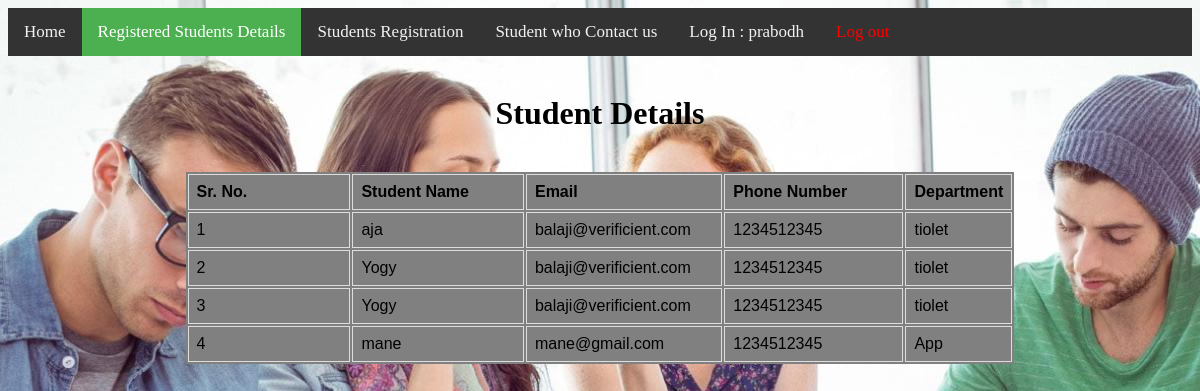
The page /display/empData/ (signed in) on the database as committed earlier.
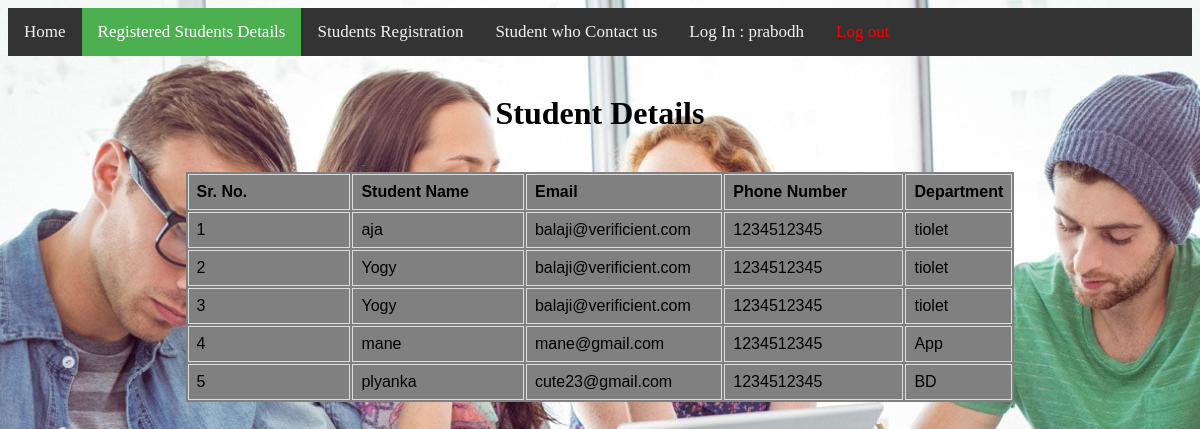
The same page on the database as committed later.
### vimeet/models.py (models this page shows)
class EmpData(models.Model):  # database name is EmpData,for storing Employee details
    Emp_name = models.CharField(max_length=100)
    Emp_email = models.EmailField(max_length=50)
    Emp_phonNO = models.IntegerField(default=00)
    Emp_dept = models.CharField(max_length=25, default="NA")

### vimeet/views.py (the view)
# urls.py: path('empData/',views.DisplayEmpData.as_view(),name="empData"),
class DisplayEmpData(LoginRequiredMixin, View):
    login_url = "StaffLogin"
    @method_decorator(login_required)
    def get(self, request, *args, **kwargs):  # for displaying employee detail from database get request
        all_Emp_data = EmpData.objects.all()
        SerNo = len(all_Emp_data)
        return render(request, "vimeet/EmployeesData.html", {'Emp_savedData': all_Emp_data, 'serno': SerNo})

### vimeet/views.py (called while the page is built)
    @method_decorator(login_required)
    def dispatch(self, *args, **kwargs):
        return super(LoginRequiredMixin, self).dispatch(*args, **kwargs)

### vimeet/template/vimeet/EmployeesData.html (shortened to what this page needs)
{% load static %}
<!DOCTYPE html>
<html>
<head>
   <link rel="stylesheet" type="text/css" href="{%static 'response_style.css' %} " >
</head>
  <body>
    <div class="topnav">
        <a href="{%url 'home_page' %}" >Home</a>
        <a class="active" href="{%url 'empData' %}" >Registered Students Details </a>
			<a  href="{%url 'EmpReg' %}" >Students Registration </a>
        <a  href="{%url 'studData' %}">Student who Contact us</a>
        <a  name="user"> Log In : {{request.user.username }} </a>
        <a href="{%url 'logout' %}"><font color="red">Log out</font></a>
    </div>
    <br>
    <table align="center" bgcolor="grey"><center> <h1>Student  Details</h1></center><br>
    <tr>
      <th>Sr. No.</th>
      <th>Student Name</th>
      <th>Email</th>
      <th>Phone Number</th>
      <th>Department</th>
    </tr>
    {% for stored_empData in Emp_savedData %}
    <tr>
      <td>{{ forloop.counter }}</td>
     <td>{{ stored_empData.Emp_name}}</td>
      <td>{{ stored_empData.Emp_email}} </td>
      <td>{{ stored_empData.Emp_phonNO}}</td>
      <td>{{ stored_empData.Emp_dept}}</td>
    </tr>
    {% endfor %}
    </table>
  </body>
</html>

Rows that differ between the two databases and show on the page:
added EmpData: Emp_name "plyanka", Emp_email "cute23@gmail.com", Emp_phonNO "1234512345", Emp_dept "BD"
